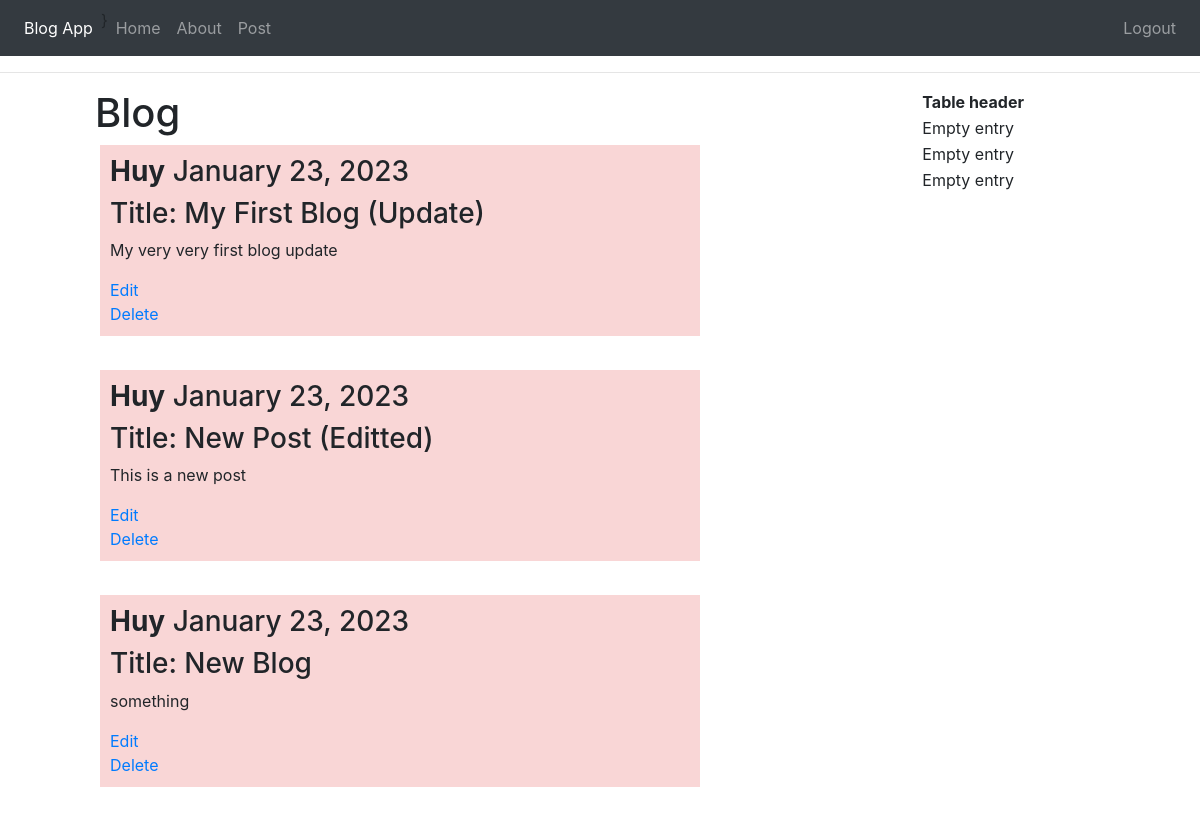
The app's page /home (signed in) with its own data.
### db.py (models this page shows, shortened)
class Base(db.Model):
    __abstract__ = True
    _id = db.Column(db.Integer, primary_key=True, unique=True)
    created_on = db.Column(db.DateTime(), default=datetime.now)
    updated_on = db.Column(db.DateTime(), default=datetime.now, onupdate=datetime.now)
    @classmethod
    def find_by_id(cls, _id):
        return cls.query.filter_by(_id=_id).first()

class Post(Base):
    __tablename__ = "post"
    title = db.Column(db.String(100), nullable=False)
    content = db.Column(db.String(1000), nullable=False)
    user_id = db.Column(db.Integer(), db.ForeignKey('user._id'), nullable=False)

class User(Base):
    __tablename__ = "user"
    username = db.Column(db.String(255), nullable=False, unique=True)
    email = db.Column(db.String(100), nullable=False, unique=True)
    password = db.Column(db.String(255), nullable=False)
    admin = db.Column(db.Boolean(), default=False, nullable=False)
    posts = db.relationship("Post", backref="user")

### app.py (the view)
    @app.route('/home')
    def home():
        if "user_id" in session:
            user = User.find_by_id(session.get("user_id"))
            blogs = user.posts
            return render_template('home.html', blogs=blogs)
        return render_template('home.html', login_require=True)

### utils.py (called while the page is built)
def date_filter(date):
    if not isinstance(date, datetime):
        raise ValueError("Invalid data type")
    return date.strftime("%B %d, %Y")

### templates/home.html
{% extends 'base.html' %}
{% block content %}
    <h1>{% block title %} Blog {% endblock %}</h1>
    {% if login_require %}
        <p>Please <a href="{{ url_for('login') }}">login</a>!</p>
    {% else %}
        {% if blogs|length == 0 %}
            <h3>You have no blog</h3>
        {% else %}
            {% for blog in blogs %}
                <div class="message">
                    <h3><strong>{{ blog['user']['username']|title }}</strong> {{ blog['updated_on']|datefmt }}</h3>
                    <h3>Title: {{ blog['title']|title }}</h3>
                    <p>{{ blog['content'] }}</p>
                    {% if session['user_id'] == blog['user_id'] %}
                        <a href="{{ url_for('edit', id=blog['_id']) }}">Edit</a>
                        <br>
                    {% endif %}
                    {% if session['admin'] or session['user_id'] == blog['user_id'] %}
                        <a href="{{ url_for('delete', id=blog['_id']) }}">Delete</a>
                    {% endif %}
                </div>
                <br>
            {% endfor %}
        {% endif %}
    {% endif %}
{% endblock %}

### templates/base.html (style rules this page uses)
.message { padding: 10px; margin: 5px; background-color: #f9d6d6 }

### records on screen
Post: user.username "Huy", updated_on "January 23, 2023", title "My First Blog (Update)", content "My very very first blog update"
Post: user.username "Huy", updated_on "January 23, 2023", title "New Post (Editted)", content "This is a new post"
Post: user.username "Huy", updated_on "January 23, 2023", title "New Blog", content "something"
